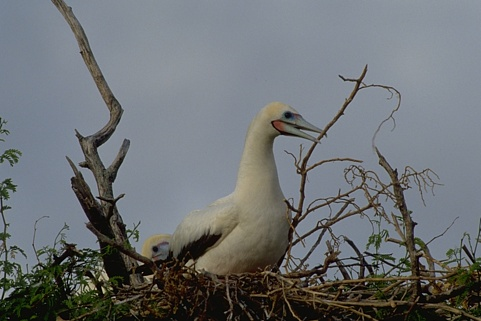
%> input picture images/im1.jpg, 481 x 321 px
$ octave demo_segmentation.m   (GNU Octave 9; MATLAB toolbox functions it lacks are replaced by stand-ins)
%> lines starting %> are read from the running program, lines starting %| are printed output that depends on the picture
### segment_image.m
function [seg] = segment_image(I)
% Image segmentation using cRF and ncRF mechanisms
% Input: I - RGB image in double format (range [0,1])
% Output: seg - Binary boundary map (0s and 1s)

% Convert RGB to grayscale
if size(I,3) == 3
    Igray = rgb2gray(I);
else
    Igray = I;
end

% Parameters
sigma_small = 2;        % Small scale sigma for complex cells
sigma_large = 5;        % Large scale sigma for hypercomplex cells
lambda = 0.1;
gamma = 0.75;
orientations = [0 45 90 135];

% Initialize response matrices
complexResponses_small = zeros([size(Igray), length(orientations)]);
simpleResponses = zeros([size(Igray), length(orientations)]);
hypercomplexResponses = zeros([size(Igray), length(orientations)]);
contextualEnhancement = zeros([size(Igray), length(orientations)]);
contextualSuppression = zeros([size(Igray), length(orientations)]);

% Process each orientation
for i = 1:length(orientations)
    theta = orientations(i);

    % Simple cells (phase = 90)
    gaborFilterSimple = gabor2(sigma_small, lambda, theta, gamma, 90);
    simpleResponse = conv2(Igray, gaborFilterSimple, 'same');
    simpleResponses(:,:,i) = abs(simpleResponse);  % Edge strength

    % Complex cells at small scale (sigma_small)
    gaborFilter90_small = gabor2(sigma_small, lambda, theta, gamma, 90);
    gaborFilter0_small = gabor2(sigma_small, lambda, theta, gamma, 0);
    response90_small = conv2(Igray, gaborFilter90_small, 'same');
    response0_small = conv2(Igray, gaborFilter0_small, 'same');
    complexResponse_small = sqrt(response90_small.^2 + response0_small.^2);
    complexResponses_small(:,:,i) = complexResponse_small;

    % Complex cells at large scale (sigma_large) for hypercomplex cells
    gaborFilter90_large = gabor2(sigma_large, lambda, theta, gamma, 90);
    gaborFilter0_large = gabor2(sigma_large, lambda, theta, gamma, 0);
    response90_large = conv2(Igray, gaborFilter90_large, 'same');
    response0_large = conv2(Igray, gaborFilter0_large, 'same');
    complexResponse_large = sqrt(response90_large.^2 + response0_large.^2);

    % Hypercomplex response (end-stopping)
    hypercomplexResponse = complexResponse_small - complexResponse_large;
    hypercomplexResponse(hypercomplexResponse < 0) = 0;  % Threshold negative values
    hypercomplexResponses(:,:,i) = hypercomplexResponse;

    % Contextual Enhancement (Collinear Facilitation)
    % Create an elongated Gaussian kernel aligned along the orientation
    kernelSize = 15;
    enhancementKernel = orientedGaussianKernel(kernelSize, theta, 10, 1);
    % Convolve the complex response with the enhancement kernel
    enhancedResponse = conv2(complexResponse_small, enhancementKernel, 'same');
    contextualEnhancement(:,:,i) = enhancedResponse;

    % Contextual Suppression (Surround Suppression)
    % Apply isotropic Gaussian blur to the complex response
    suppressionKernel = fspecial('gaussian', [15 15], 5);
    suppressedResponse = complexResponse_small - imfilter(complexResponse_small, suppressionKernel, 'same');
    suppressedResponse(suppressedResponse < 0) = 0;  % Threshold negative values
    contextualSuppression(:,:,i) = suppressedResponse;
end
%> this loop made 4 passes
%> pass 1, in segment_image, `response90_large = conv2(Igray, gaborFilter90_large, 'same');`:
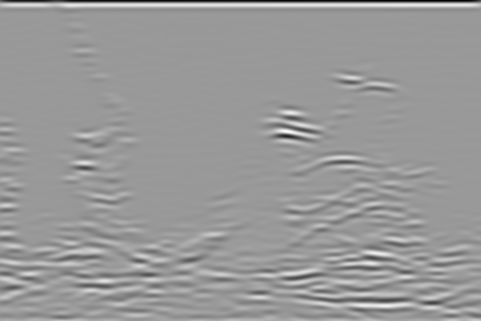
%> response90_large: size 321x481 double; min -0.272, max 0.181, mean 0.00027; drawn with min black and max white
%> after the loop:
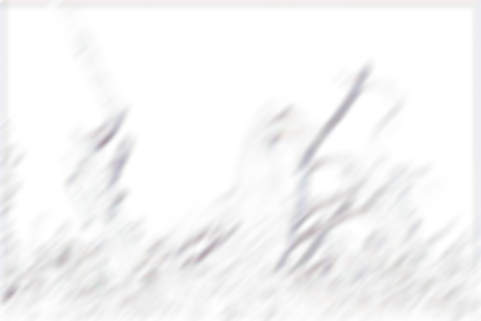
%> contextualEnhancement: size 321x481x4 double; mean R, G, B, A 0.0399, 0.0385, 0.0412, 0.0389; transparent parts drawn white
%> after the loop:
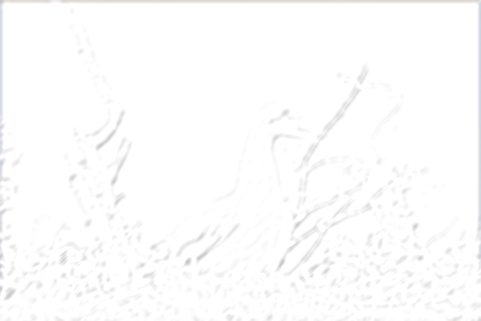
%> contextualSuppression: size 321x481x4 double; mean R, G, B, A 0.00998, 0.00989, 0.0101, 0.00988; transparent parts drawn white
%> after the loop:
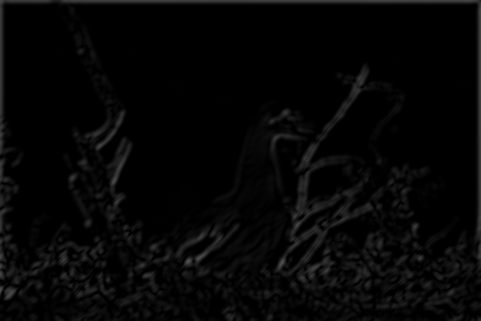
%> hypercomplexResponse: size 321x481 double; min 0, max 0.32, mean 0.0243
%> after the loop:
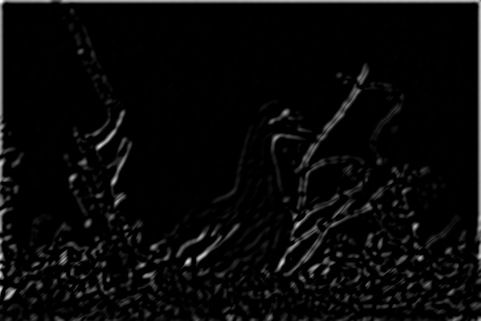
%> suppressedResponse: size 321x481 double; min 0, max 0.283, mean 0.00988; drawn with min black and max white

% Combine responses across orientations
maxSimpleResponse = max(simpleResponses, [], 3);
maxComplexResponse = max(complexResponses_small, [], 3);
maxHypercomplexResponse = max(hypercomplexResponses, [], 3);
maxContextualEnhancement = max(contextualEnhancement, [], 3);
maxContextualSuppression = max(contextualSuppression, [], 3);

% Combine simple, complex, hypercomplex, and ncRF responses
% Adjust weights as needed (weights sum to 1)
w1 = 0.06;  % Weight for simple cells
w2 = 0.4;  % Weight for complex cells
w3 = 0.25;  % Weight for hypercomplex cells
w4 = 0.15; % Weight for contextual enhancement
w5 = 0.5; % Weight for contextual suppression
combinedResponse = w1 * maxSimpleResponse + w2 * maxComplexResponse + ...
                   w3 * maxHypercomplexResponse + w4 * maxContextualEnhancement + ...
                   w5 * maxContextualSuppression;

% Normalize response to [0,1] range
combinedResponse = (combinedResponse - min(combinedResponse(:))) / ...
                  (max(combinedResponse(:)) - min(combinedResponse(:)));

% Apply non-maximum suppression to thin edges
segedges = edge(combinedResponse, 'canny', [0.11 0.29]);
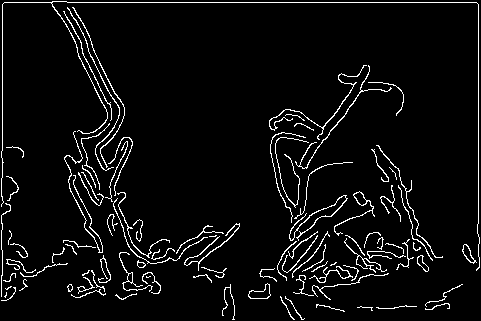
%> segedges: size 321x481 logical; 5.1% white in thin lines or dots

% Clean up boundaries
seg = bwmorph(segedges, 'thin', Inf);  % Ensure single-pixel width
%> seg: size 321x481 logical; 4.1% white in thin lines or dots
seg = bwareaopen(seg, 30);             % Remove small segments
%> seg: size 321x481 logical; 3.7% white in thin lines or dots

% Close small gaps
se = strel('disk', 1);
seg = imclose(seg, se);
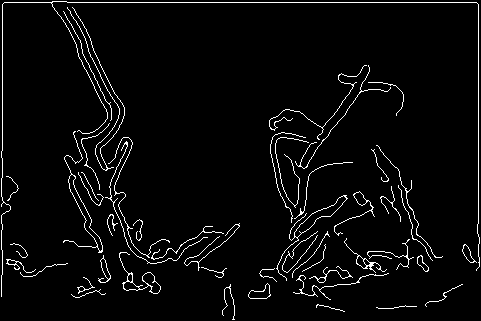
%> seg: size 321x481 logical; 3.8% white in thin lines or dots

end

function gb = gabor2(sigma, freq, orient, aspect, phase)
%function gb=gabor2(sigma,freq,orient,aspect,phase)
%
% This function produces a numerical approximation to 2D Gabor function.
% Parameters:
% sigma  = standard deviation of Gaussian envelope, this in-turn controls the
%          size of the result (pixels)
% freq   = the frequency of the sin wave (1/pixels)
% orient = orientation of the Gabor from the horizontal (degrees)
% aspect = aspect ratio of Gaussian envelope (1 = circular symmetric envelope,
%          lower values produce longer functions)
% phase  = the phase of the sin wave (degrees)

sz = fix(7 * sigma / max(0.2, aspect));
if mod(sz, 2) == 0, sz = sz + 1; end

[x, y] = meshgrid(-fix(sz/2):fix(sz/2), -fix(sz/2):fix(sz/2));

% Rotation
orient = (orient - 90) * pi / 180;
xDash = x * cos(orient) + y * sin(orient);
yDash = -x * sin(orient) + y * cos(orient);

phase = phase * pi / 180;

gb = exp(-0.5 * ((xDash.^2 / sigma^2) + (aspect^2 * yDash.^2 / sigma^2))) .* ...
     cos(2 * pi * xDash * freq + phase);

% Ensure Gabor sums to zero (so it is a valid differencing mask)
gb(gb > 0) = gb(gb > 0) ./ sum(sum(max(0, gb)));
gb(gb < 0) = gb(gb < 0) ./ sum(sum(max(0, -gb)));
end

function kernel = orientedGaussianKernel(size, orientation, sigma_x, sigma_y)
% Creates an anisotropic Gaussian kernel oriented along a specific angle
% size: size of the kernel (should be odd)
% orientation: orientation angle in degrees
% sigma_x: standard deviation along x
% sigma_y: standard deviation along y

% Create coordinate grids
halfSize = floor(size/2);
[x, y] = meshgrid(-halfSize:halfSize, -halfSize:halfSize);

% Convert orientation to radians
theta = -orientation * pi / 180;

% Rotate coordinates
x_theta = x * cos(theta) - y * sin(theta);
y_theta = x * sin(theta) + y * cos(theta);

% Compute Gaussian function
kernel = exp(- (x_theta.^2 / (2 * sigma_x^2) + y_theta.^2 / (2 * sigma_y^2)));

% Normalize kernel
kernel = kernel / sum(kernel(:));
end

### demo_segmentation.m
clear;           % Clear workspace
clc;             % Clear command window
close all;       % Close any open figure windows


% Read the input image
I = im2double(imread('/MATLAB Drive/images/im1.jpg')); % Replace 'im1.jpg' with your image file

% Call the segmentation function
seg = segment_image(I);

% Display the original image
figure;
subplot(1,2,1);
imshow(I);
title('Original Image');

% Display the segmentation result
subplot(1,2,2);

% Check if seg is a label map or boundary map
unique_values = unique(seg);
%> unique_values = [false; true]
if islogical(seg) || (numel(unique_values) == 2 && all(ismember(unique_values, [0,1])))
    % Assume seg is a binary boundary map
    imshow(seg);
    title('Segmentation Boundaries');
else
    % Assume seg is a label map
    % Map labels to colors for visualization
    seg_rgb = label2rgb(seg);
    imshow(seg_rgb);
    title('Segmented Image');
end

$ run again, with images/im10.jpg copied over images/im1.jpg
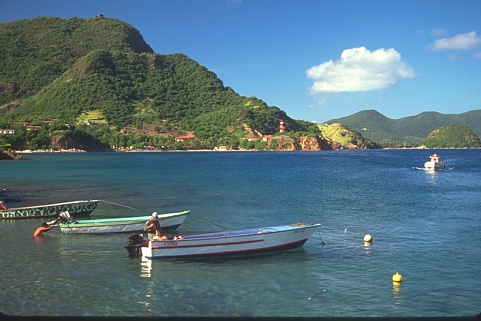
%> input picture images/im10.jpg, 481 x 321 px
%> after the loop in segment_image, `for i = 1:length(orientations)`:
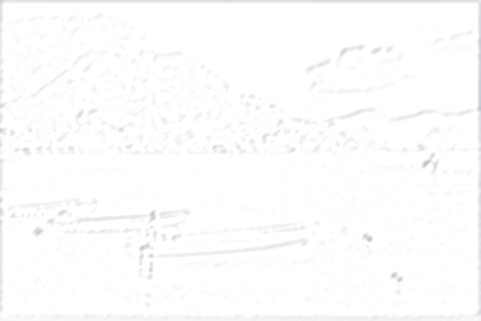
%> contextualSuppression: size 321x481x4 double; mean R, G, B, A 0.0128, 0.00916, 0.00699, 0.00928; transparent parts drawn white
%> segedges: size 321x481 logical; 3.6% white in thin lines or dots
%> in segment_image, `seg = imclose(seg, se);`:
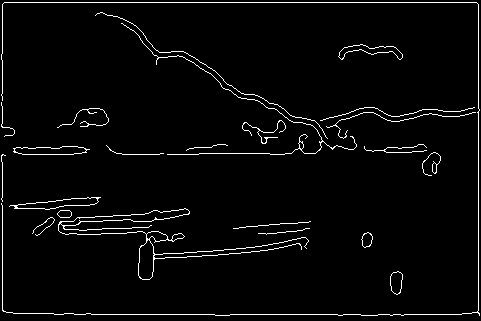
%> seg: size 321x481 logical; 3.2% white in thin lines or dots
%> unique_values = [false; true]

$ run again, with images/im12.jpg copied over images/im1.jpg
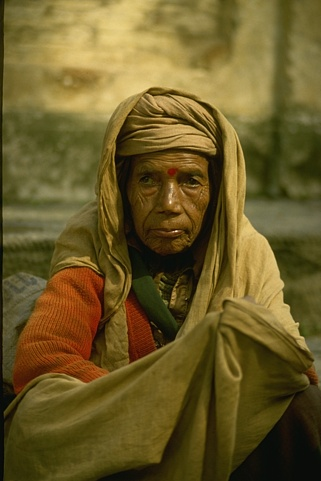
%> input picture images/im12.jpg, 321 x 481 px
%> segedges: size 481x321 logical; 2.8% white in thin lines or dots
%> in segment_image, `seg = bwareaopen(seg, 30);`:
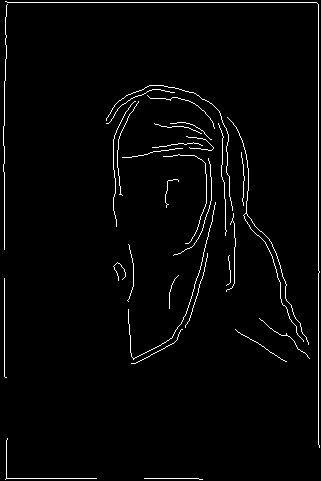
%> seg: size 481x321 logical; 2.4% white in thin lines or dots
%> unique_values = [false; true]
